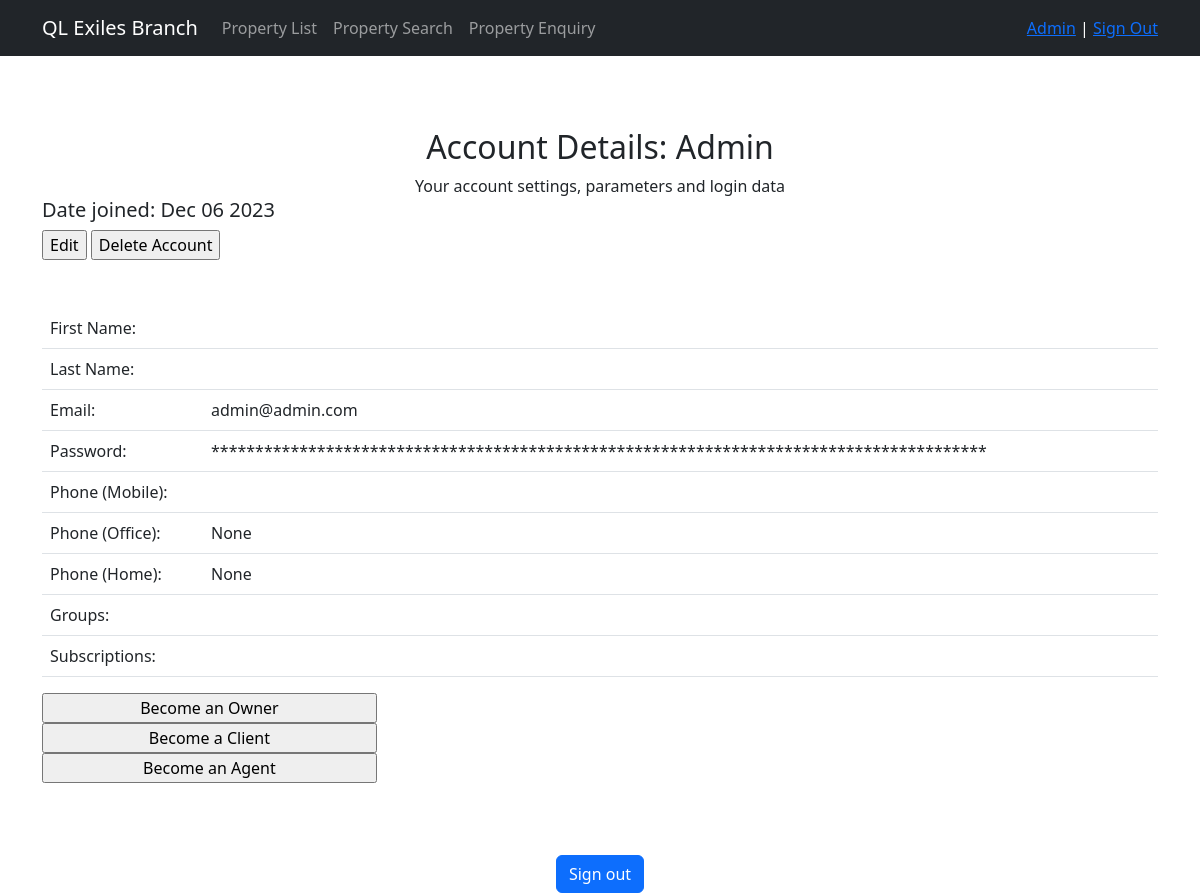
The page /users/my_account/ (signed in) on the database its author committed.
### users/models.py (models this page shows, shortened)
class CustomUser(AbstractUser):
    phone_1 = models.CharField(max_length=15)
    phone_2 = models.CharField(max_length=15, null=True)
    phone_3 = models.CharField(max_length=15, null=True)
    subscriptions = models.ManyToManyField('Subscriptions', through='CustomUser_Subscriptions')

### users/views.py (the view)
# urls.py: path('my_account/', AccountDetailView.as_view(), name='account_details'),
class AccountDetailView(UserPassesTestMixin, DetailView):
    model = CustomUser
    template_name = 'account_details.html'
    context_object_name = 'account_details'
    @method_decorator(login_required)
    def dispatch(self, *args, **kwargs):
        return super().dispatch(*args, **kwargs)
    def test_func(self):
        return self.request.user == self.get_object()
    def get_object(self):
        return self.request.user
    def get_context_data(self, **kwargs):
        context = super().get_context_data(**kwargs)
        account_instance = self.object
        groups = account_instance.groups.all()
        subscriptions = account_instance.subscriptions.all()
        context['groups'] = groups
        context['subscriptions'] = subscriptions
        context['is_not_agent'] = not self.request.user.groups.filter(name='agents').exists()
        context['is_not_owner'] = not self.request.user.groups.filter(name='owners').exists()
        context['is_not_client'] = not self.request.user.groups.filter(name='clients').exists()
        context['is_not_manager'] = not self.request.user.groups.filter(name='managers').exists()
        return context

### properties/templatetags/custom_filters.py (called while the page is built)
@register.filter(name="hide_pass")
def hide_pass(value: str):
    return '*' * len(value)

@register.filter(name="cap_case")
def cap_case(value: str):
    return value.capitalize()

### templates/account_details.html
{% extends 'flatpages/default.html' %}
{% load custom_filters %}
{% load custom_tags %}
{% block content %}
<br><br><br>
<h2>Account Details: {{request.user.username | cap_case}}</h2>
<div> Your account settings, parameters and login data </div>
    <h5 align="left"> Date joined: {{ account_details.date_joined|date:'M d Y'  }}</h5>
    <form action="" align = "left">
        <input type="button" value="Edit">
        <input type="button" value="Delete Account">
    </form>
<br>
<br>
        <table style="width:100%" class="table">
            <tr>
                <td align="left">First Name:</td>
                <td align="left">{{ account_details.first_name }}</td>
            </tr>
            <tr>
                <td align="left"> Last Name: </td>
                <td align="left">{{ account_details.last_name }}</td>
            </tr>
            <tr>
                <td align="left"> Email: </td>
                <td align="left">{{ account_details.email }}</td>
            </tr>
            <tr>
                <td align="left">Password:</td>
                <td align="left">{{ account_details.password | hide_pass }}</td>
            </tr>
            <tr>
                <td align="left">Phone (Mobile):</td>
                <td align="left">{{ account_details.phone_1 }}</td>
            </tr>
            <tr>
                <td align="left">Phone (Office):</td>
                <td align="left">{{ account_details.phone_2 }}</td>
            </tr>
            <tr>
                <td align="left">Phone (Home):</td>
                <td align="left">{{ account_details.phone_3 }}</td>
            </tr>
            <tr>
                {% if account_details.groups  %}
                <td align="left">Groups:</td>
                <td align="left">{% for group in groups %} <li> {{ group.name | cap_case }} {% endfor %}</td>
                {% endif %}
            </tr>
            <tr>
                {% if account_details.subscriptions  %}
                <td align="left">Subscriptions:</td>
                <td align="left">{% for subscript in subscriptions %} <li> {{ subscript }} {% endfor %}</td>
                {% endif %}
            </tr>
        </table>
 <form action=""  align="left">
            {% if is_not_owner %}
                <input type="button"  value="Become an Owner" onclick="window.location.href='/users/become_owner/';" style="width:30%"/> <br>
            {% endif %}
            {% if is_not_client %}
                <input type="button"  value="Become a Client" onclick="window.location.href='/users/become_client/';" style="width:30%"/><br>
            {% endif %}
            {% if is_not_agent %}
                <input type="button"  value="Become an Agent" onclick="window.location.href='/users/become_agent/';" style="width:30%"/><br>
            {% endif %}
   </form>
<br><br><br>
<a href="{% url 'account_logout' %}" class="btn btn-primary">Sign out</a>
{% endblock %}

### templates/flatpages/default.html (shortened to what this page needs)
<!DOCTYPE html>
{% load custom_filters %}
{% load custom_tags %}
{% load i18n %}
<html lang="en">
    <head>
        {% load static %}
        <link href="{% static 'css/styles.css' %}" rel="stylesheet" />
    </head>
    <body>
        <nav class="navbar navbar-expand-lg navbar-dark bg-dark static-top">
           <div class="container">
               <a class="navbar-brand" href="/">QL Exiles Branch</a>
               <div class="collapse navbar-collapse" id="navbarResponsive">
                   <ul class="navbar-nav ml-auto">
                       <li class="nav-item">
                           <a class="nav-link" href="/property/">Property List</a>
                       </li>
                       <li class="nav-item">
                           <a class="nav-link" href="/property/search/">Property Search</a>
                       </li>
                       <li class="nav-item">
                           <a class="nav-link" href="/contactus/property_enquiry/">Property Enquiry</a>
                       </li>
                   </ul>
               </div>
                <div class="nav-item" style="color:white">
                    {% if user.is_authenticated %}
                    <a href="{% url 'users:account_details' %}"> {{ request.user.username|cap_case }}<a>   |
                    <a href="{% url 'account_logout' %}">Sign Out</a><br>
                    {% else %}
                    <a href="{% url 'account_login' %}">Sign In</a>   |
                    <a href="{% url 'account_signup' %}">Sign Up</a>
                    {% endif %}
                </div>
           </div>
        </nav>
        <div class="container">
           <div class="row">
               <div class="col-lg-12 text-center">
                   {% block base_content %}
                   {% block content %}{% endblock content %}
                   {% endblock base_content %}
               </div>
           </div>
        </div>
    </body>
</html>

### rows shown on the page
CustomUser: user.username|cap_case "Admin", date_joined "Dec 06 2023", email "admin@admin.com", password|hide_pass "****************************************************************************************", phone_2 "None", phone_3 "None"
